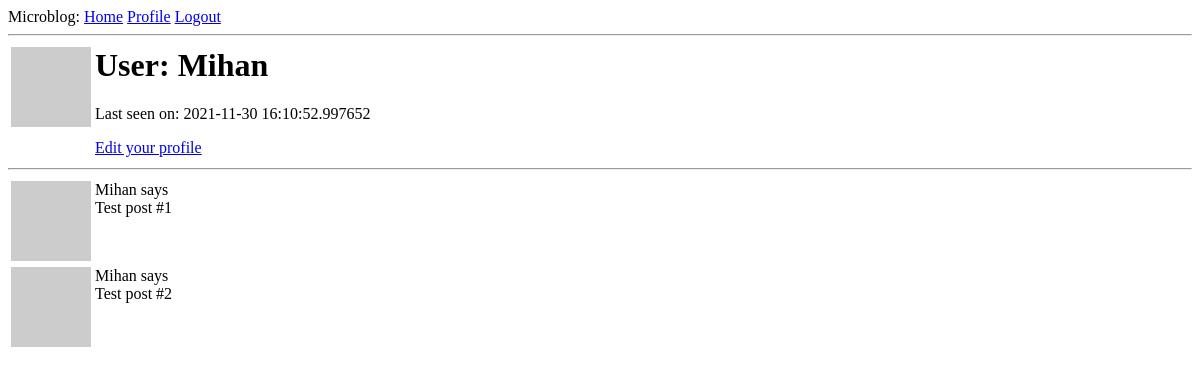
Before: /user/Mihan (signed in) with the older database file.
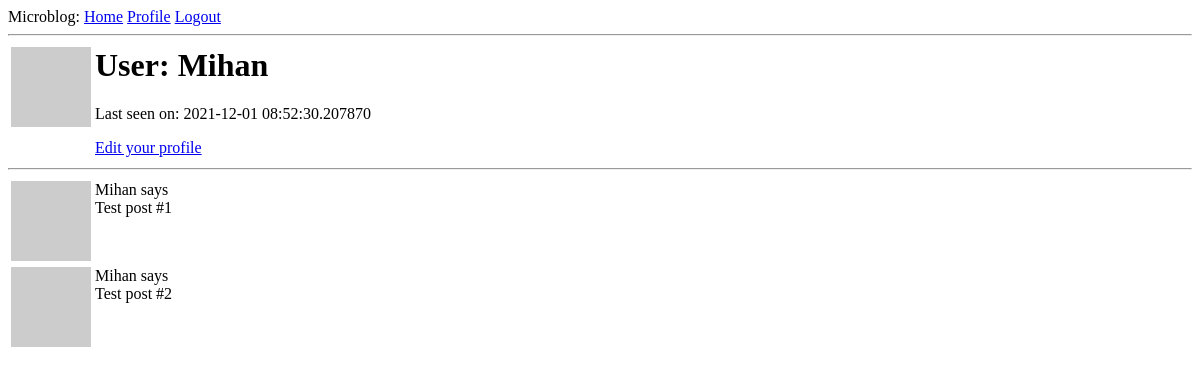
After: the same page with the newer database file.
### app/models.py (models this page shows, shortened)
class User(UserMixin, db.Model):  # таблица пользователей в БД
    id = db.Column(db.Integer, primary_key=True)
    username = db.Column(db.String(64), index=True, unique=True)
    email = db.Column(db.String(120), index=True, unique=True)
    password_hash = db.Column(db.String(128))
    posts = db.relationship('Post', backref='author', lazy='dynamic')
    about_me = db.Column(db.String(140))
    last_seen = db.Column(db.DateTime, default=datetime.utcnow)
    def avatar(self, size):  # изображение аватара
        digest = md5(self.email.lower().encode('utf-8')).hexdigest()   # конвертирование почты в нижний регистр, далее в 16-ю строку
        return 'https://www.gravatar.com/avatar/{}?d=identicon&s={}'.format(digest, size)

### app/routes.py (the view)
@app.route('/user/<username>')  # username динамический компонент
@login_required  # только для зарегистрированных пользователей
def user(username):  # профиль пользователя
    user = User.query.filter_by(username=username).first_or_404()  # загрузка пользователя\выдача ошибки 404
    posts = [
        {'author': user, 'body': 'Test post #1'},
        {'author': user, 'body': 'Test post #2'}
    ]
    return render_template('user.html', user=user, posts=posts)

### app/models.py (called while the page is built)
@login.user_loader  # регистрирование пользовательского загрузчика
def load_user(id):
    return User.query.get(int(id))

### app/routes.py (called while the page is built)
@app.before_request  # последняя активность пользователя
def before_request():
    if current_user.is_authenticated:
        current_user.last_seen = datetime.utcnow()
        db.session.commit()

### app/templates/user.html (shortened to what this page needs)
{% extends "base.html" %}
{% block content %}
    <table>
        <tr valign="top">
            <td><img src="{{ user.avatar(128) }}"></td>
            <td>
                <h1>User: {{ user.username }}</h1>
                {%if user.last_seen %}<p>Last seen on: {{ user.last_seen }}</p>{% endif %}
                {% if user == current_user %}
                <p><a href="{{ url_for('edit_profile') }}">Edit your profile</a></p>
                {% endif %}
            </td>
        </tr>
    </table>
    <hr>
    {% for post in posts %}
        {% include '_post.html' %}
    {% endfor %}
{% endblock %}

### app/templates/base.html (shortened to what this page needs)
<html>
    <head>
    </head>
    <body>
        <div>
            Microblog:
            <a href="{{ url_for('index') }}">Home</a>
            {% if current_user.is_anonymous %}
            <a href="{{ url_for('login') }}">Login</a>
            {% else %}
            <a href="{{ url_for('user', username=current_user.username) }}">Profile</a>
            <a href="{{ url_for('logout')}}">Logout</a>
            {% endif %}
        </div>
        <hr>
        {% block content %}{% endblock %}
    </body>
</html>

### app/templates/_post.html
<table>
  <tr valign="top">
      <td><img src="{{ post.author.avatar(36) }}"></td>
      <td>{{ post.author.username }} says <br>{{ post.body }}</td>
  </tr>
</table>

Changed rows visible on the page:
changed User "Mihan": last_seen "2021-11-30 16:10:52.997652" → "2021-12-01 08:52:30.207870"
